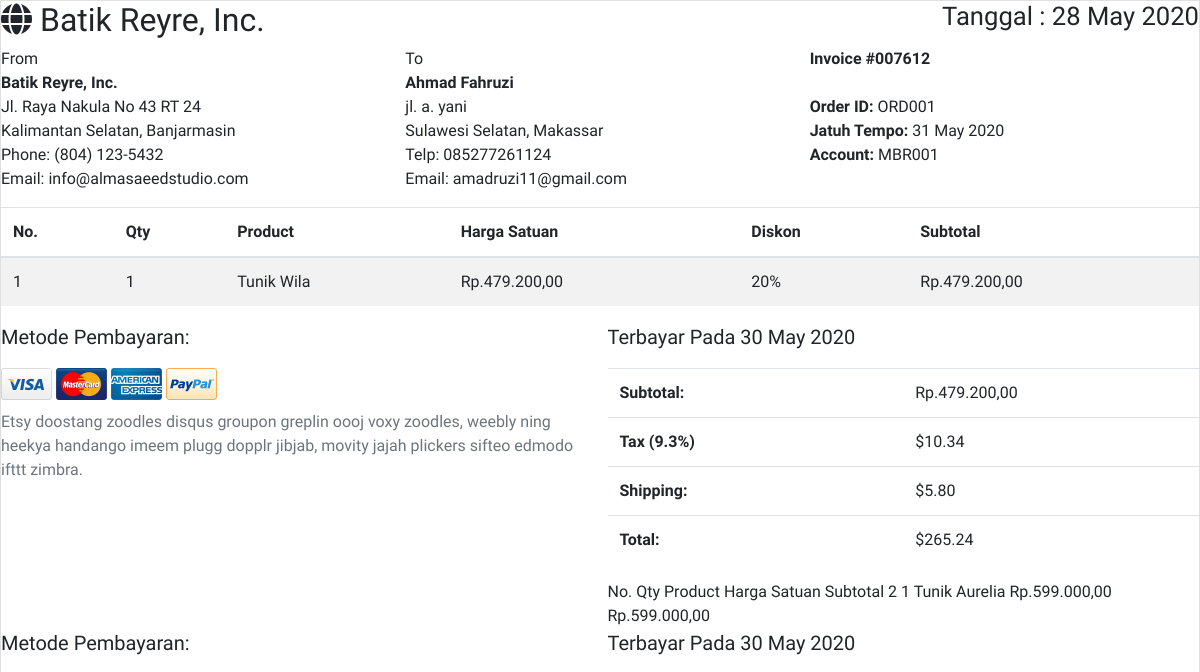
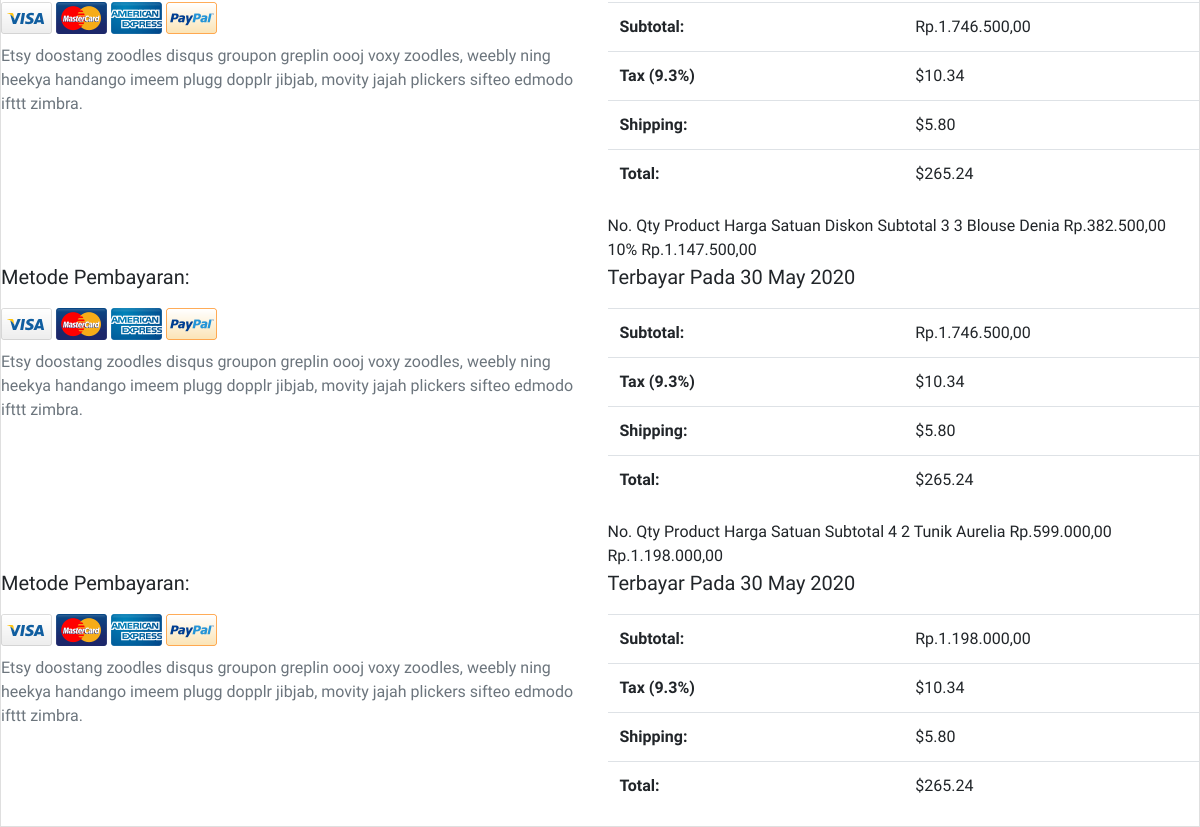
Before: /paneladmin/site/pembayaran/pembayaran_invoice.php with the older database file (2 pictures, top to bottom).
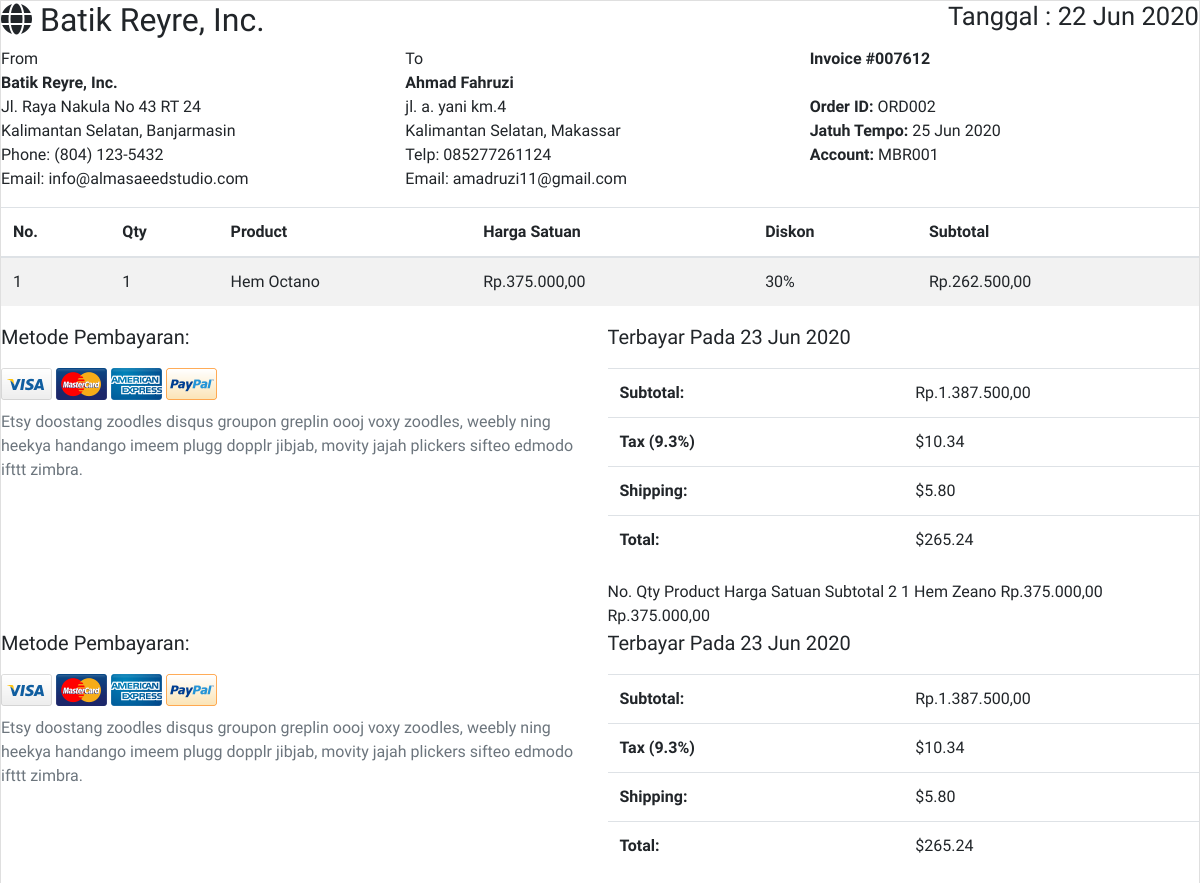
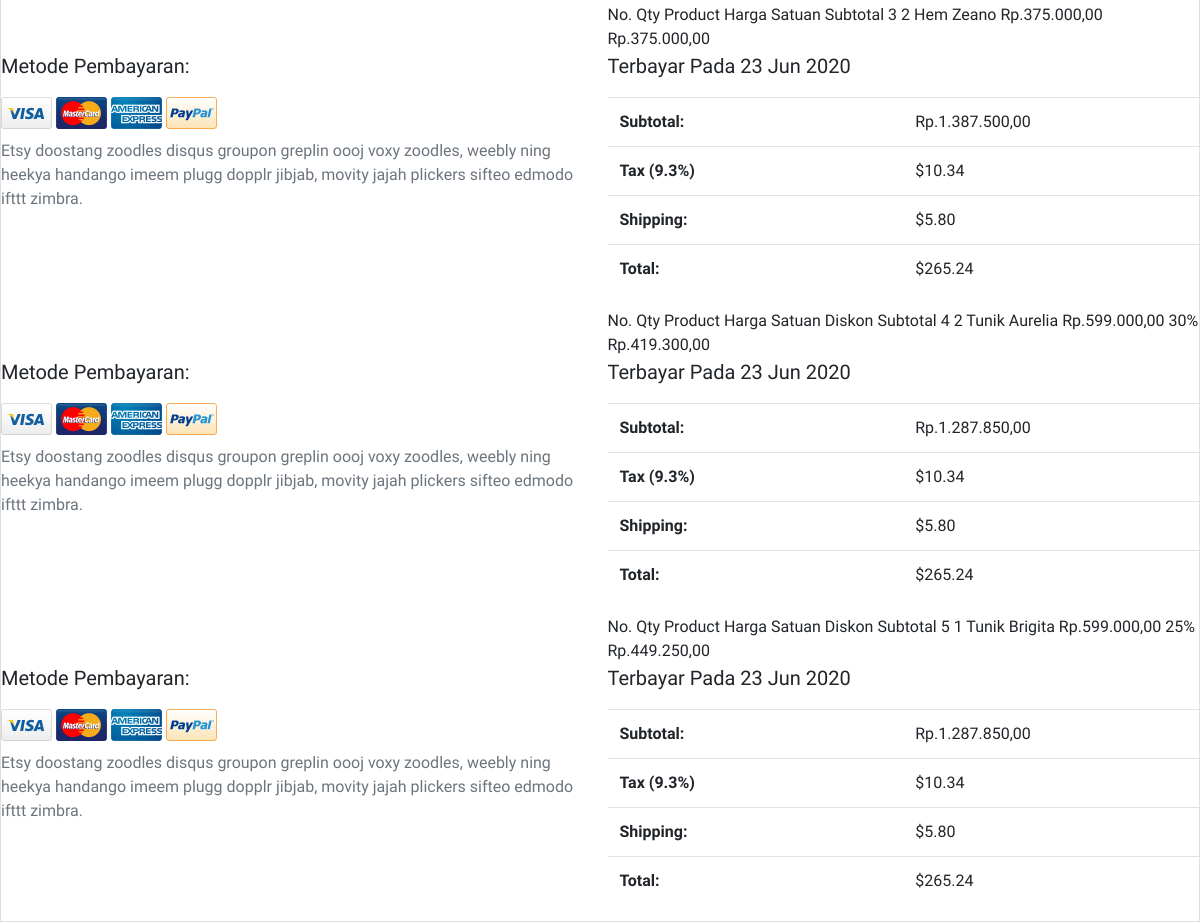
After: the same page with the newer database file (2 pictures, top to bottom).
### tables this page shows
CREATE TABLE `tbl_order` (
  `no_order` varchar(50) NOT NULL,
  `tgl_order` date NOT NULL,
  `jatuh_tempo` date NOT NULL,
  `tgl_terbayar` date NOT NULL,
  `no_member` varchar(250) NOT NULL,
  `list_belanja` varchar(250) NOT NULL,
  `total_harga` int(11) NOT NULL,
  `hpp_order` int(11) NOT NULL,
  `total_order` int(11) NOT NULL,
  `pajak` int(11) NOT NULL,
  `ongkir` int(11) NOT NULL,
  `total` int(11) NOT NULL,
  `provinsi_ord` varchar(250) NOT NULL,
  `kota_ord` varchar(250) NOT NULL,
  `alamat_ord` text NOT NULL,
  `kode_pos_ord` int(11) NOT NULL,
  `transfer` varchar(250) NOT NULL,
  `invoice` varchar(250) NOT NULL,
  `kwitansi` varchar(250) NOT NULL,
  `status` varchar(50) NOT NULL,
  `no_resi` varchar(50) NOT NULL,
  `kurir` varchar(50) NOT NULL
);

CREATE TABLE `tbl_order_detail` (
  `order_detail_id` int(11) NOT NULL,
  `no_order` varchar(50) NOT NULL,
  `no_brg` varchar(50) NOT NULL,
  `nm_brg` varchar(250) NOT NULL,
  `ukuran` varchar(5) NOT NULL,
  `harga` int(100) NOT NULL,
  `jml_order` int(11) NOT NULL,
  `diskon` int(11) NOT NULL,
  `harga_akhir` int(100) NOT NULL,
  `jumlah_harga` int(11) NOT NULL
);

### paneladmin/site/pembayaran/pembayaran_invoice.php (the view, shortened to what this page needs)
<!DOCTYPE html>
<html>
<head>
  <link rel="stylesheet" href="aset/plugins/fontawesome-free/css/all.min.css">
  <link rel="stylesheet" href="https://code.ionicframework.com/ionicons/2.0.1/css/ionicons.min.css">
  <link rel="stylesheet" href="aset/dist/css/adminlte.min.css">
</head>
<body>
<?php
$query = mysqli_query($koneksi, "SELECT * FROM tbl_order, tbl_order_detail, tbl_member WHERE tbl_order.no_order=tbl_order_detail.no_order AND tbl_order.no_member=tbl_member.no_member");
$data  = mysqli_fetch_array($query);
?>
<div class="wrapper">
  <section class="invoice">
    <div class="row">
      <div class="col-12">
        <h2 class="page-header">
          <i class="fas fa-globe"></i> Batik Reyre, Inc.
          <small class="float-right">Tanggal : <?php echo date("d M Y", strtotime($data['tgl_order'])) ?></small>
        </h2>
      </div>
    </div>
    <div class="row invoice-info">
      <div class="col-sm-4 invoice-col">
        From
        <address>
          <strong>Batik Reyre, Inc.</strong><br>
          Jl. Raya Nakula No 43 RT 24<br>
          Kalimantan Selatan, Banjarmasin<br>
          Phone: (804) 123-5432<br>
          Email: info@almasaeedstudio.com
        </address>
      </div>
      <div class="col-sm-4 invoice-col">
        To
        <address>
          <strong><?php echo $data['nm_dpn']; ?> <?php echo $data['nm_blkg']; ?></strong><br>
          <?php echo $data['alamat_ord']; ?><br>
          <?php echo $data['provinsi_ord']; ?>, <?php echo $data['kota_ord']; ?><br>
          Telp: <?php echo $data['telp']; ?><br>
          Email: <?php echo $data['email']; ?>
        </address>
      </div>
      <div class="col-sm-4 invoice-col">
        <b>Invoice #007612</b><br>
        <br>
        <b>Order ID:</b> <?php echo $data['no_order']; ?><br>
        <b>Jatuh Tempo:</b> <?php echo date("d M Y", strtotime($data['jatuh_tempo'])) ?><br>
        <b>Account:</b> <?php echo $data['no_member']; ?>
      </div>
    </div>
    <div class="row">
      <div class="col-12 table-responsive">
        <table class="table table-striped">
		<?php
		$query2 = mysqli_query($koneksi, "SELECT * FROM tbl_order, tbl_order_detail WHERE tbl_order.no_order=tbl_order_detail.no_order");
		$no = 0;
		while ($data2  = mysqli_fetch_array($query2)){
		$no++;
		?>
          <thead>
          <tr>
            <th>No.</th>
            <th>Qty</th>
            <th>Product</th>
            <th>Harga Satuan</th>
			<?php
				if( $data2['diskon'] > 0 ){
			?>
            <th>Diskon</th>
			<?php
				}
			?>
            <th>Subtotal</th>
          </tr>
          </thead>
          <tbody>
          <tr>
			<td><?php echo $no; ?></td>
            <td><?php echo $data2['jml_order']; ?></td>
            <td><?php echo $data2['nm_brg']; ?></td>
            <td>Rp.<?php echo number_format($data2['harga'],2,",",".");?></td>
			<?php
				if( $data2['diskon'] > 0 ){
			?>
            <td><?php echo $data2['diskon'] ?>%</td>
			<?php
				}
			?>
            <td>Rp.<?php echo number_format($data2['jumlah_harga'],2,",",".");?></td>
          </tr>
          </tbody>
        </table>
      </div>
    </div>
    <div class="row">
      <div class="col-6">
        <p class="lead">Metode Pembayaran:</p>
        <img src="aset/dist/img/credit/visa.png" alt="Visa">
        <img src="aset/dist/img/credit/mastercard.png" alt="Mastercard">
        <img src="aset/dist/img/credit/american-express.png" alt="American Express">
        <img src="aset/dist/img/credit/paypal2.png" alt="Paypal">
        <p class="text-muted well well-sm shadow-none" style="margin-top: 10px;">
          Etsy doostang zoodles disqus groupon greplin oooj voxy zoodles, weebly ning heekya handango imeem plugg dopplr
          jibjab, movity jajah plickers sifteo edmodo ifttt zimbra.
        </p>
      </div>
      <div class="col-6">
        <p class="lead">Terbayar Pada <?php echo date("d M Y", strtotime($data['tgl_terbayar'])) ?></p>
        <div class="table-responsive">
          <table class="table">
            <tr>
              <th style="width:50%">Subtotal:</th>
              <td>Rp.<?php echo number_format($data2['total_harga'],2,",",".");?></td>
            </tr>
            <tr>
              <th>Tax (9.3%)</th>
              <td>$10.34</td>
            </tr>
            <tr>
              <th>Shipping:</th>
              <td>$5.80</td>
            </tr>
            <tr>
              <th>Total:</th>
              <td>$265.24</td>
            </tr>
          </table>
        </div>
		<?php } ?>
      </div>
    </div>
  </section>
</div>
</body>
</html>

Changed rows visible on the page:
no longer on this page (row edited): tbl_order: tgl_order "28 May 2020", alamat_ord "jl. a. yani", provinsi_ord "Sulawesi Selatan", kota_ord "Makassar", jatuh_tempo "31 May 2020", tgl_terbayar "30 May 2020"
removed tbl_order_detail: no_order "ORD001", shows "Diskon", jml_order "1", nm_brg "Tunik Wila", harga "479.200,00", diskon "20", jumlah_harga "479.200,00", no_order.tgl_terbayar "30 May 2020", no_order.total_harga "479.200,00"
removed tbl_order_detail: jml_order "1", nm_brg "Tunik Aurelia", harga "599.000,00", jumlah_harga "599.000,00", no_order.total_harga "1.746.500,00"
removed tbl_order_detail: shows "Diskon", jml_order "3", nm_brg "Blouse Denia", harga "382.500,00", diskon "10", jumlah_harga "1.147.500,00", no_order.total_harga "1.746.500,00"
removed tbl_order_detail: jml_order "2", nm_brg "Tunik Aurelia", harga "599.000,00", jumlah_harga "1.198.000,00", no_order.total_harga "1.198.000,00"
now on this page (row edited): tbl_order: tgl_order "22 Jun 2020", alamat_ord "jl. a. yani km.4", provinsi_ord "Kalimantan Selatan", kota_ord "Makassar", jatuh_tempo "25 Jun 2020", shows "Diskon", tbl_order_detail.jml_order "1", tbl_order_detail.nm_brg "Hem Octano", tbl_order_detail.harga "375.000,00", tbl_order_detail.diskon "30", tbl_order_detail.jumlah_harga "262.500,00", tgl_terbayar "23 Jun 2020", total_harga "1.387.500,00", tbl_order_detail.nm_brg "Hem Zeano", tbl_order_detail.jumlah_harga "375.000,00", tbl_order_detail.jml_order "2"
added tbl_order_detail: no_order "ORD002"
added tbl_order: shows "Diskon", tbl_order_detail.jml_order "2", tbl_order_detail.nm_brg "Tunik Aurelia", tbl_order_detail.harga "599.000,00", tbl_order_detail.diskon "30", tbl_order_detail.jumlah_harga "419.300,00", total_harga "1.287.850,00", tbl_order_detail.jml_order "1", tbl_order_detail.nm_brg "Tunik Brigita", tbl_order_detail.diskon "25", tbl_order_detail.jumlah_harga "449.250,00"
